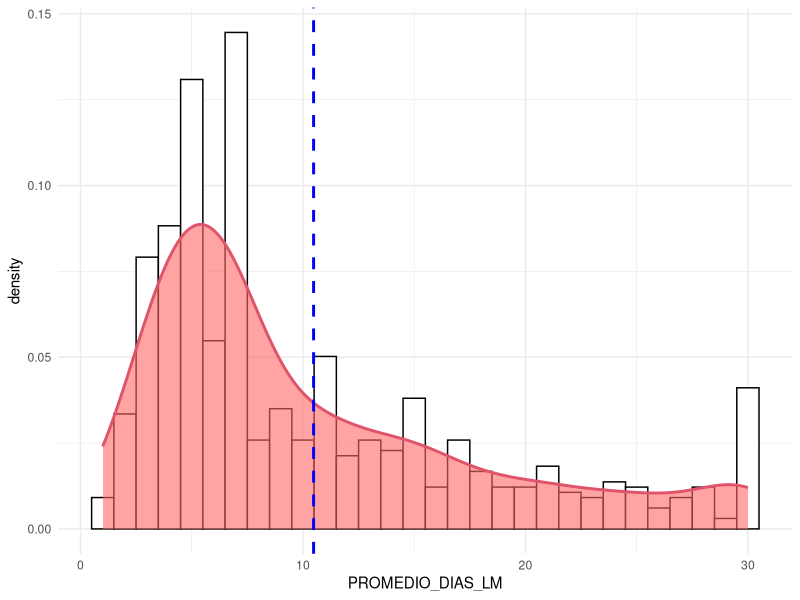
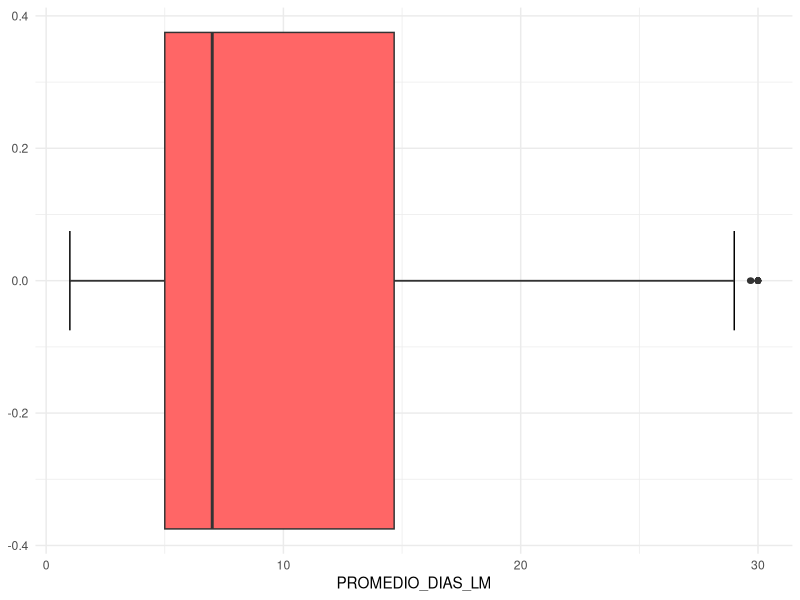
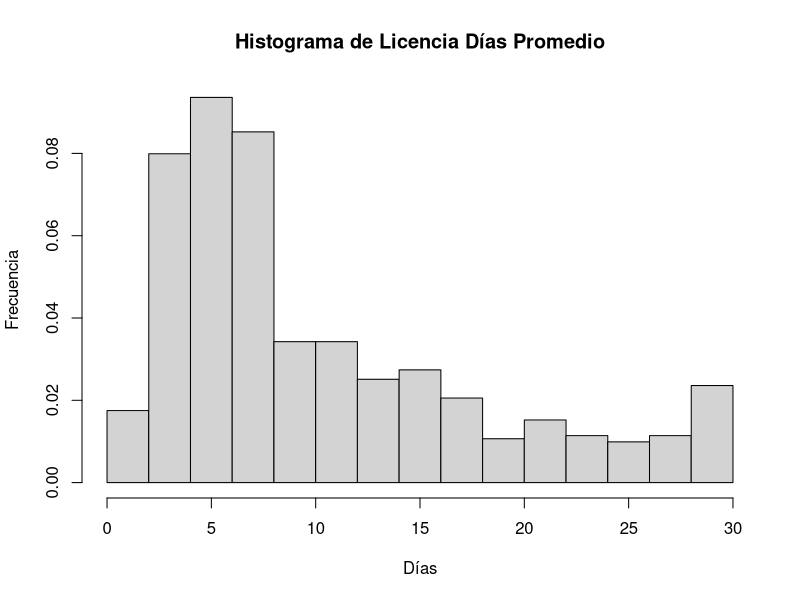

Reproduce these figures in R, in order.
## ---- chunk 1
library(readxl)
library(tidyverse)

setwd("~/Desktop/MAGISTER/modelos_lineales/")
BBDD_proyecto <- read_excel("BBDD_FINAL_Mod_Lin.xlsx")
## ---- chunk 2
BBDD_proyecto <- BBDD_proyecto %>% mutate_at(c("SEXO","ESTADO_CIVIL",
                              "SISTEMA_SALUD","NIVEL",
                              "TIPO_ESTABLECIMIENTO",
                              "CALIDAD_DESEMPEÑO",
                              "COMUNA_ESTABLECIMIENTO",
                              "ESTAMENTO","TRAMO_DOCENTE"),factor)

BBDD_proyecto$EVALUACION_DOCENTE <- factor(BBDD_proyecto$EVALUACION_DOCENTE,
                                           levels = c("SIN EVALUACIÓN",
                                                      "DESTACADO",
                                                      "BASICO",
                                                      "INSATISFACTORIO",
                                                      "COMPETENTE"))

BBDD_proyecto_sin_ceros <- BBDD_proyecto %>% filter(PROMEDIO_DIAS_LM != 0)
## ---- chunk 3
ggplot(BBDD_proyecto_sin_ceros, aes(x = PROMEDIO_DIAS_LM)) +
  geom_histogram(aes(y =..density..), colour = "black", fill = "white") +
  geom_density(alpha = 0.6 , fill = "#FF6666", lwd = 1,colour = 2)+
  geom_vline(aes(xintercept = mean(PROMEDIO_DIAS_LM)),
             color = "blue", linetype = "dashed", size = 1)+
  theme_minimal()
## ---- chunk 4
ggplot(BBDD_proyecto_sin_ceros, aes(x = PROMEDIO_DIAS_LM))+
  stat_boxplot(geom = "errorbar",width = 0.15) +
  geom_boxplot(fill="#FF6666")+
  theme_minimal()
## ---- chunk 5
hist(BBDD_proyecto_sin_ceros$PROMEDIO_DIAS_LM,freq = FALSE,
     main = "Histograma de Licencia Días Promedio",
     xlab = "Días", ylab = "Frecuencia")
## ---- chunk 6
modelo0 = lm(PROMEDIO_DIAS_LM ~ 1, data = BBDD_proyecto_sin_ceros)
add1(modelo0, ~ .  + SEXO + ESTADO_CIVIL + EDAD + RENTA_PROMEDIO +
       SISTEMA_SALUD + JORNADA + NIVEL + CALIDAD_DESEMPEÑO +
       ESTAMENTO + EVALUACION_DOCENTE + TRAMO_DOCENTE + TRASLADO_COMUNA,
     test="F") 
## ---- chunk 7
modelo0 = lm(PROMEDIO_DIAS_LM ~ EVALUACION_DOCENTE, data = BBDD_proyecto_sin_ceros)
add1(modelo0, ~ .  + SEXO + ESTADO_CIVIL + EDAD + RENTA_PROMEDIO +
       SISTEMA_SALUD + JORNADA + NIVEL + CALIDAD_DESEMPEÑO +
       ESTAMENTO + EVALUACION_DOCENTE + TRAMO_DOCENTE + TRASLADO_COMUNA,
     test="F") 


modelo0 = lm(PROMEDIO_DIAS_LM ~ EVALUACION_DOCENTE + CALIDAD_DESEMPEÑO, 
             data = BBDD_proyecto_sin_ceros)
add1(modelo0, ~ .  + SEXO + ESTADO_CIVIL + EDAD + RENTA_PROMEDIO +
       SISTEMA_SALUD + JORNADA + NIVEL + CALIDAD_DESEMPEÑO +
       ESTAMENTO + EVALUACION_DOCENTE + TRAMO_DOCENTE + TRASLADO_COMUNA,
     test="F") 


modelo0 = lm(PROMEDIO_DIAS_LM ~ EVALUACION_DOCENTE + CALIDAD_DESEMPEÑO +NIVEL, 
             data = BBDD_proyecto_sin_ceros)
add1(modelo0, ~ .  + SEXO + ESTADO_CIVIL + EDAD + RENTA_PROMEDIO +
       SISTEMA_SALUD + JORNADA + NIVEL + CALIDAD_DESEMPEÑO +
       ESTAMENTO + EVALUACION_DOCENTE + TRAMO_DOCENTE + TRASLADO_COMUNA,
     test="F") 


modelo0 = lm(PROMEDIO_DIAS_LM ~ EVALUACION_DOCENTE + CALIDAD_DESEMPEÑO +NIVEL + EDAD, 
             data = BBDD_proyecto_sin_ceros)
add1(modelo0, ~ .  + SEXO + ESTADO_CIVIL + EDAD + RENTA_PROMEDIO +
       SISTEMA_SALUD + JORNADA + NIVEL + CALIDAD_DESEMPEÑO +
       ESTAMENTO + EVALUACION_DOCENTE + TRAMO_DOCENTE + TRASLADO_COMUNA,
     test="F") 
     
summary(modelo0)
contrasts(BBDD_proyecto_sin_ceros$EVALUACION_DOCENTE)
